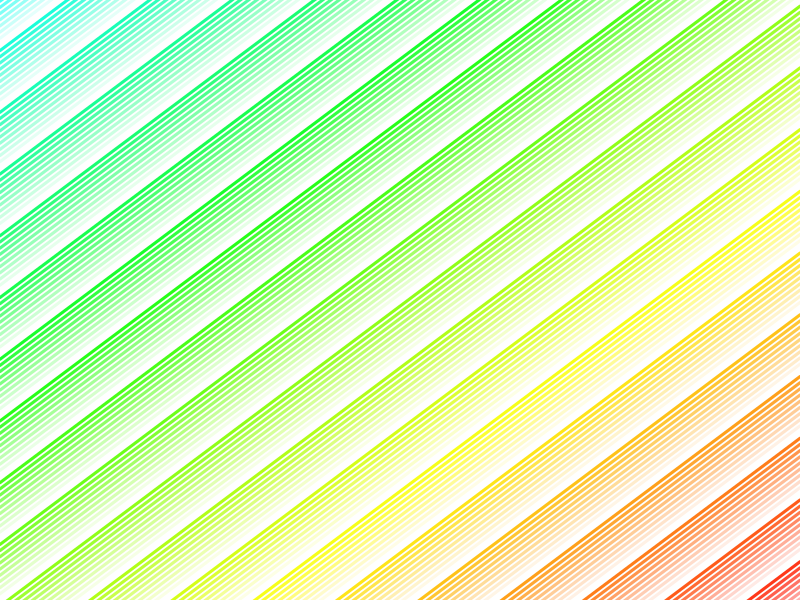

R code for this plot:

png("parallel.png",480,360)

par(mar=c(0,0,0,0))

plot(0,0,"n",xlim=c(0,10),ylim=c(0,10),axes=F,ann=F)

for(i in -100:100){
    abline(i/9,1,col=hsv((i+100)/400,((i+100)/10)%%1,1),lwd=3)
}

dev.off()
